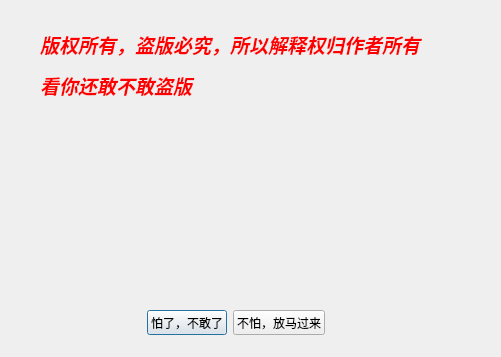
<?xml version="1.0" encoding="UTF-8"?>
<ui version="4.0">
 <class>about</class>
 <widget class="QDialog" name="about">
  <property name="geometry">
   <rect>
    <x>0</x>
    <y>0</y>
    <width>501</width>
    <height>357</height>
   </rect>
  </property>
  <property name="windowTitle">
   <string>Dialog</string>
  </property>
  <widget class="QLabel" name="movieLabel">
   <property name="geometry">
    <rect>
     <x>80</x>
     <y>130</y>
     <width>341</width>
     <height>151</height>
    </rect>
   </property>
   <property name="text">
    <string/>
   </property>
  </widget>
  <widget class="QLabel" name="label">
   <property name="geometry">
    <rect>
     <x>40</x>
     <y>20</y>
     <width>401</width>
     <height>91</height>
    </rect>
   </property>
   <property name="text">
    <string>&lt;html&gt;&lt;head/&gt;&lt;body&gt;&lt;p&gt;&lt;span style=&quot; font-size:14pt; font-weight:600; font-style:italic; color:#ff0000;&quot;&gt;版权所有，盗版必究，所以解释权归作者所有&lt;/span&gt;&lt;/p&gt;&lt;p&gt;&lt;span style=&quot; font-size:14pt; font-weight:600; font-style:italic; color:#ff0000;&quot;&gt;看你还敢不敢盗版&lt;/span&gt;&lt;/p&gt;&lt;/body&gt;&lt;/html&gt;</string>
   </property>
  </widget>
  <widget class="QWidget" name="">
   <property name="geometry">
    <rect>
     <x>100</x>
     <y>310</y>
     <width>272</width>
     <height>25</height>
    </rect>
   </property>
   <layout class="QHBoxLayout" name="horizontalLayout">
    <item>
     <spacer name="horizontalSpacer">
      <property name="orientation">
       <enum>Qt::Horizontal</enum>
      </property>
      <property name="sizeHint" stdset="0">
       <size>
        <width>40</width>
        <height>20</height>
       </size>
      </property>
     </spacer>
    </item>
    <item>
     <widget class="QPushButton" name="stopButton">
      <property name="text">
       <string>怕了，不敢了</string>
      </property>
     </widget>
    </item>
    <item>
     <widget class="QPushButton" name="startButton">
      <property name="text">
       <string>不怕，放马过来</string>
      </property>
     </widget>
    </item>
    <item>
     <spacer name="horizontalSpacer_2">
      <property name="orientation">
       <enum>Qt::Horizontal</enum>
      </property>
      <property name="sizeHint" stdset="0">
       <size>
        <width>40</width>
        <height>20</height>
       </size>
      </property>
     </spacer>
    </item>
   </layout>
  </widget>
 </widget>
 <resources/>
 <connections/>
</ui>
